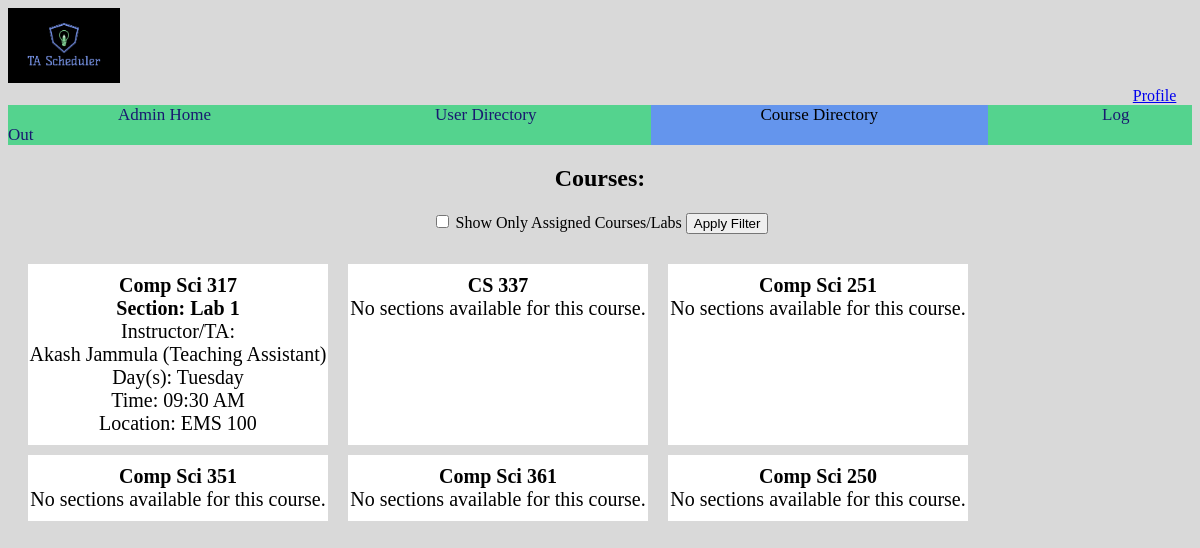
/course_directory.html (signed in), run on an earlier commit of the app's database.
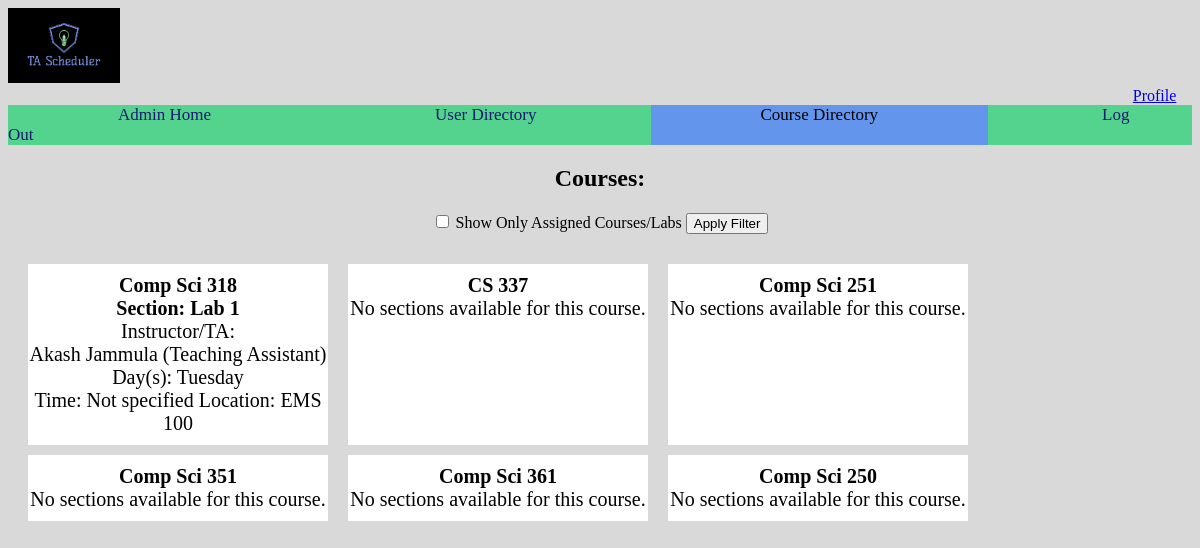
And on a later commit of the database.
### djangoProject1/models.py (models this page shows, shortened)
class Course(models.Model):
    id = models.UUIDField(primary_key=True, default=uuid.uuid4, editable=False) #unique id
    name = models.CharField(max_length=100, default="Default Course Name") #course name
    users = models.ManyToManyField(User, limit_choices_to={'role__in': ['TA', 'Instructor']}, related_name='courses', blank=True)

class Section(models.Model):
    id = models.UUIDField(primary_key=True, default=uuid.uuid4, editable=False) #unique id
    name = models.CharField(max_length=100, default="Default Section Name") #section name
    course = models.ForeignKey(Course, on_delete=models.CASCADE, related_name='sections') #link to course
    days = MultiSelectField(choices=DAYS_OF_WEEK, blank=True, null=True)  #day of the week
    time = models.TimeField(blank=True, null=True)  #specific time of day
    location = models.CharField(max_length=100, blank=True, null=True) #location
    user = models.ForeignKey(User, null=True, blank=True, limit_choices_to={'role__in': ['TA', 'Instructor']}, on_delete=models.SET_NULL, related_name='sections')

class User(models.Model): # basic for now
    ROLE_CHOICES = [
        ('TA', 'Teaching Assistant'),
        ('Instructor', 'Instructor'),
        ('Admin', 'Administrator'),
    ]
    id = models.UUIDField(primary_key=True, default=uuid.uuid4, editable=False) #unique id
    first_name = models.CharField(max_length=50, default="DefaultFirst") #first name of user
    last_name = models.CharField(max_length=50, default="DefaultLast") #last name of user
    username = models.CharField(max_length=50, unique=True, default="Default_Username")  #unique username (ISSUES LATER ON, default AND unique doesn't work well)
    password = models.CharField(max_length=128, default="Default_Password")  #stored password (128 for hash(? idk documentation recommended it))
    email = models.EmailField(default="default@example.com")  #unique email address (cant run unless blank by default
    phone_number = models.CharField(max_length=10, blank=True, null=True)  #optional phone number (can make required later)
    address = models.TextField(blank=True, null=True)  #optional home address (can make required later)
    skills = models.TextField(blank=True, null=True)  #apparently we need skills? okay here's an open text field for it
    role = models.CharField(max_length=20, choices=ROLE_CHOICES, default='TA')  #role of the user (TA, Instructor, Admin)

### djangoProject1/views.py (the view, shortened to what this page needs)
# urls.py: path('course_directory.html', CourseDirectoryPage.as_view()),
class CourseDirectoryPage(View):
    def get(self, request):
        user = GetUser.get_user(request)
        if user is None:
            return redirect('/')  # Redirect to login if no user session exists
        filter_assigned = request.GET.get('filter') == 'assigned'
        courses = Course.objects.all()
        if filter_assigned:
            if user.role == 'TA' or user.role == 'Instructor':
                courses = Course.objects.filter(users=user)
        return render(request, "course_directory.html", {'courses': courses, 'user': user, 'filter_assigned': filter_assigned})

### djangoProject1/MethodFiles/GeneralMethods.py (called while the page is built)
    @staticmethod
    def get_user(request):
        name = request.session.get('cur_user_name')
        if not name:
            return None
        else:
            return User.objects.filter(username=name).first()

### templates/course_directory.html (shortened to what this page needs)
<!DOCTYPE html>
<html lang="en">
<head>
    <link rel="stylesheet" href="/static/style.css"/>
</head>
<body style="background-color: rgb(217,217,217)">
<a href="home.html">
    <img src="/static/Logo.jpeg" alt="TA Scheduler Logo" style="height: 75px; width: auto;">
</a>
<a href="profile_page.html" style="margin-left: 95%">Profile</a>
<div class="navbar">
    <a href="admin_home.html" style="padding: 110px">Admin Home</a>
    <a href="user_directory.html" style="padding: 110px">User Directory</a>
    <a class="active" href="course_directory.html" style="padding: 110px">Course Directory</a>
    <a href="/" style="padding: 110px">Log Out</a>
</div>
<div class="container">
    <h2 class="container">Courses:</h2>
    <form method="get" action="course_directory.html" style="margin-bottom: 20px;">
        <label>
            <input type="checkbox" name="filter" value="assigned" {% if filter_assigned %}checked{% endif %}>
            Show Only Assigned Courses/Labs
        </label>
        <button type="submit">Apply Filter</button>
    </form>
</div>
<div class="boxContainer">
    {% for course in courses %}
        <div class="whiteBox">
            <p class="p">
                <strong>{{ course.name }}</strong> <br>
                {% for section in course.sections.all %}
                    <strong>Section: {{ section.name }}</strong> <br>
                    Instructor/TA: <br>
                    {% if section.user %}
                        {{ section.user.first_name }} {{ section.user.last_name }} ({{ section.user.get_role_display }})
                        <br>
                    {% else %}
                        No user assigned.
                    {% endif %}
                    Day(s): {{ section.days|join:", " }} <br>
                    Time: {% if section.time %}{{ section.time|date:"h:i A" }} <br>
                {% else %}Not specified{% endif %}
                    Location: {% if section.location %}{{ section.location }} <br>
                {% else %}Not specified{% endif %}
                {% empty %}
                    No sections available for this course.
                {% endfor %}
            </p>
        </div>
    {% endfor %}
</div>
</body>
</html>

What changed in the data, as far as the page shows it:
changed Course: name "Comp Sci 317" → "Comp Sci 318"
changed Section "Lab 1": time "09:30 AM" → (not shown); now shows "Not specified"
